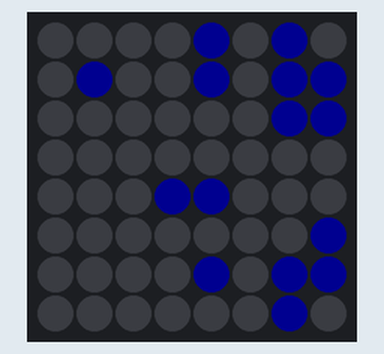
This sketch was run on a simulated Arduino Uno, built with avr-gcc and run on an emulated ATmega328P. Parts: 8×8 RGB LED matrix (first LED top left, wired row by row). Dim RGB values are drawn brighter than linear; random numbers use the default seed unless the sketch sets one.

Above: at 0.3 s.
At 4.8 s:
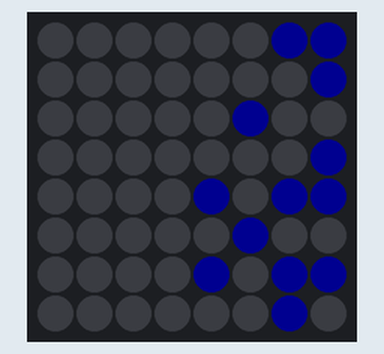
At 9.8 s:
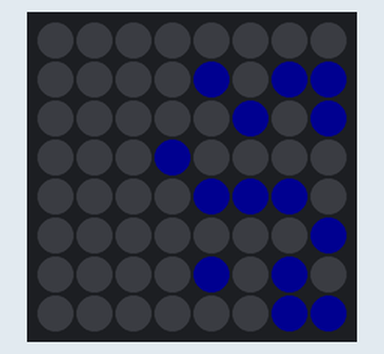
At 19.8 s:
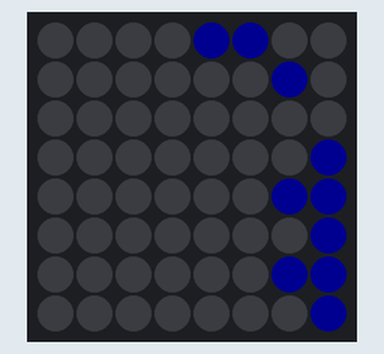
At 29.3 s:
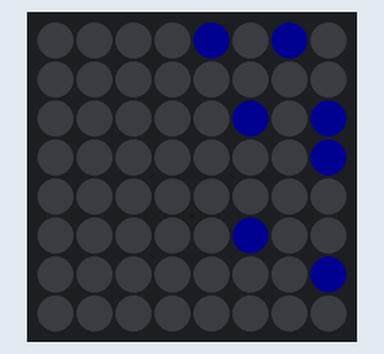
At 39.3 s:
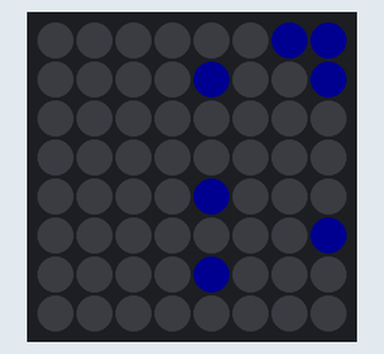

The sketch:

neolife.ino
```cpp
#include <Adafruit_GFX.h>
#include <Adafruit_NeoMatrix.h>
#include <Adafruit_NeoPixel.h>
#ifndef PSTR
#define PSTR
#endif

#define PIN 6

// MATRIX DECLARATION:
// Parameter 1 = width of NeoPixel matrix
// Parameter 2 = height of matrix
// Parameter 3 = pin number (most are valid)
// Parameter 4 = matrix layout flags, add together as needed:
//   NEO_MATRIX_TOP, NEO_MATRIX_BOTTOM, NEO_MATRIX_LEFT, NEO_MATRIX_RIGHT:
//     Position of the FIRST LED in the matrix; pick two, e.g.
//     NEO_MATRIX_TOP + NEO_MATRIX_LEFT for the top-left corner.
//   NEO_MATRIX_ROWS, NEO_MATRIX_COLUMNS: LEDs are arranged in horizontal
//     rows or in vertical columns, respectively; pick one or the other.
//   NEO_MATRIX_PROGRESSIVE, NEO_MATRIX_ZIGZAG: all rows/columns proceed
//     in the same order, or alternate lines reverse direction; pick one.
//   See example below for these values in action.
// Parameter 5 = pixel type flags, add together as needed:
//   NEO_KHZ800  800 KHz bitstream (most NeoPixel products w/WS2812 LEDs)
//   NEO_KHZ400  400 KHz (classic 'v1' (not v2) FLORA pixels, WS2811 drivers)
//   NEO_GRB     Pixels are wired for GRB bitstream (most NeoPixel products)
//   NEO_RGB     Pixels are wired for RGB bitstream (v1 FLORA pixels, not v2)


// Example for NeoPixel Shield.  In this application we'd like to use it
// as a 5x8 tall matrix, with the USB port positioned at the top of the
// Arduino.  When held that way, the first pixel is at the top right, and
// lines are arranged in columns, progressive order.  The shield uses
// 800 KHz (v2) pixels that expect GRB color data.
Adafruit_NeoMatrix matrix = Adafruit_NeoMatrix(8, 8, PIN,
NEO_MATRIX_TOP     + NEO_MATRIX_RIGHT +
NEO_MATRIX_COLUMNS + NEO_MATRIX_PROGRESSIVE,
NEO_GRB            + NEO_KHZ800);

const uint16_t colors[] = {
  matrix.Color(255, 0, 0), matrix.Color(0, 255, 0), matrix.Color(0, 0, 255) };


/*
 * Conway's "Life"
 *
 * Adapted from the Life example
 * on the Processing.org site
 */

#define DELAY 0
#define SIZE 8
byte world[SIZE][SIZE][2];
long density = 50;

void setup() {
  // setupLeds();
  Serial.begin(9600);
  randomSeed(analogRead(0));
  // randomSeed(Date);
  matrix.begin();
  matrix.setTextWrap(false);
  matrix.setBrightness(40);
  for (int i = 0; i < SIZE; i++) {
    for (int j = 0; j < SIZE; j++) {
      if (random(100) < density) {
        world[i][j][0] = 1;
      }
      else {
        world[i][j][0] = 0;
      }
      world[i][j][1] = 0;
    }
  }
}

void loop() {
  // Display current generation
  for (int i = 0; i < SIZE; i++) {
    for (int j = 0; j < SIZE; j++) {


      matrix.setPixelColor(i*j,0,0, (world[i][j][0] *100));
      //matrix.setPixelColor(i*j,0, (world[i][j][1] *100),0);


      matrix.show();
    }
  }
  delay(DELAY);

  // Birth and death cycle
  for (int x = 0; x < SIZE; x++) {
    for (int y = 0; y < SIZE; y++) {
      // Default is for cell to stay the same
      world[x][y][1] = world[x][y][0];
      int count = neighbours(x, y);
      if (count == 3 && world[x][y][0] == 0) {
        // A new cell is born
        world[x][y][1] = 1;
      }
      if ((count < 2 || count > 3) && world[x][y][0] == 1) {
        // Cell dies
        world[x][y][1] = 0;
      }
      if (count == 2 && world[x][y][0] == 2) {
        // A new cell is born
        world[x][y][1] = 1;
      }
    }
  }
  //drop random seeds
  world[random(8)][random(8)][1] = 1;
  world[random(8)][random(8)][1] = 1;
  world[random(8)][random(8)][1] = 1;

  // Copy next generation into place
  for (int x = 0; x < SIZE; x++) {
    for (int y = 0; y < SIZE; y++) {
      world[x][y][0] = world[x][y][1];
    }
  }


}

int neighbours(int x, int y) {
  return world[(x + 1) % SIZE][y][0] +
    world[x][(y + 1) % SIZE][0] +
    world[(x + SIZE - 1) % SIZE][y][0] +
    world[x][(y + SIZE - 1) % SIZE][0] +
    world[(x + 1) % SIZE][(y + 1) % SIZE][0] +
    world[(x + SIZE - 1) % SIZE][(y + 1) % SIZE][0] +
    world[(x + SIZE - 1) % SIZE][(y + SIZE - 1) % SIZE][0] +
    world[(x + 1) % SIZE][(y + SIZE - 1) % SIZE][0];
}
```

Measured:
- what the display in image 1 shows lasts 0.5 s, from 4.8 s to 5.3 s
